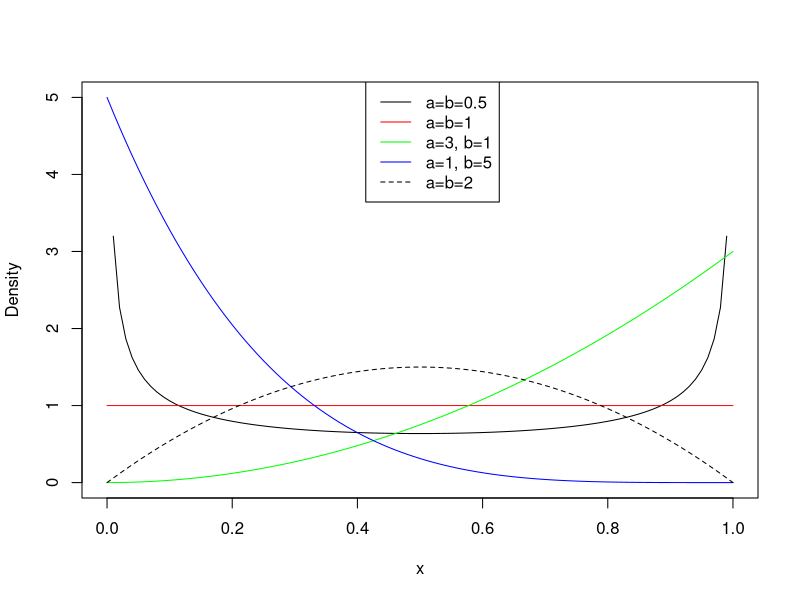

This figure's R source:
curve( dbeta(x,0.5,0.5), ylab="Density", xlim=c(0,1), ylim=c(0,5) )
curve( dbeta(x,1,1), add=TRUE, col='red' )
curve( dbeta(x,3,1), add=TRUE, col='green' )
curve( dbeta(x,1,5), add=TRUE, col='blue' )
curve( dbeta(x,2,2), add=TRUE, lty=2, lwd=1, col=par('fg') )
legend(par('usr')[2]/2, par('usr')[4], xjust=0.5,
        c('a=b=0.5', 'a=b=1', 'a=3, b=1', 'a=1, b=5', 'a=b=2' ),
        lty=c(1,1,1,1,2),
        col=c(par('fg'), 'red', 'green', 'blue', par('fg')))
